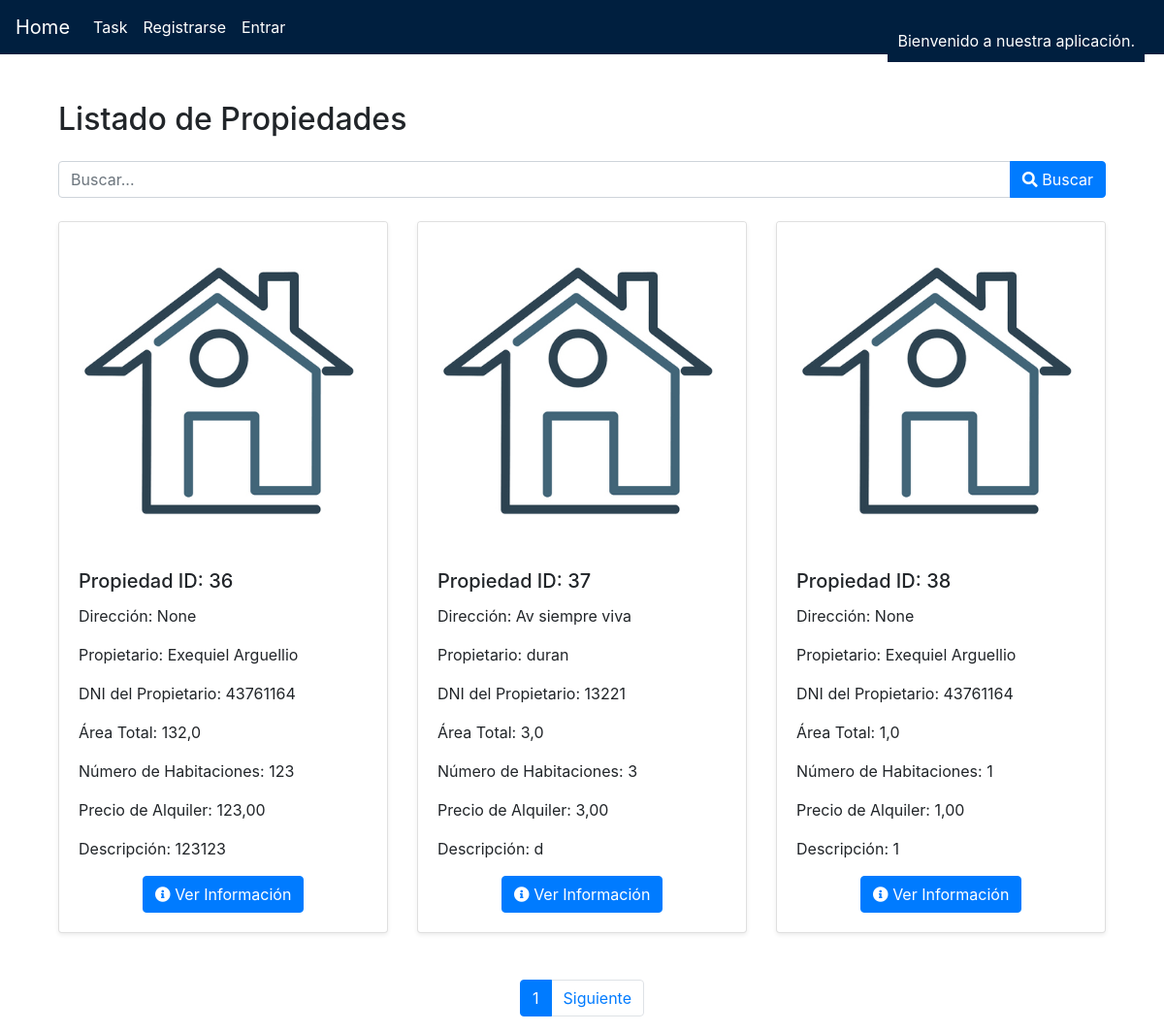
Before: /propiedades-clientes/ with the older database file.
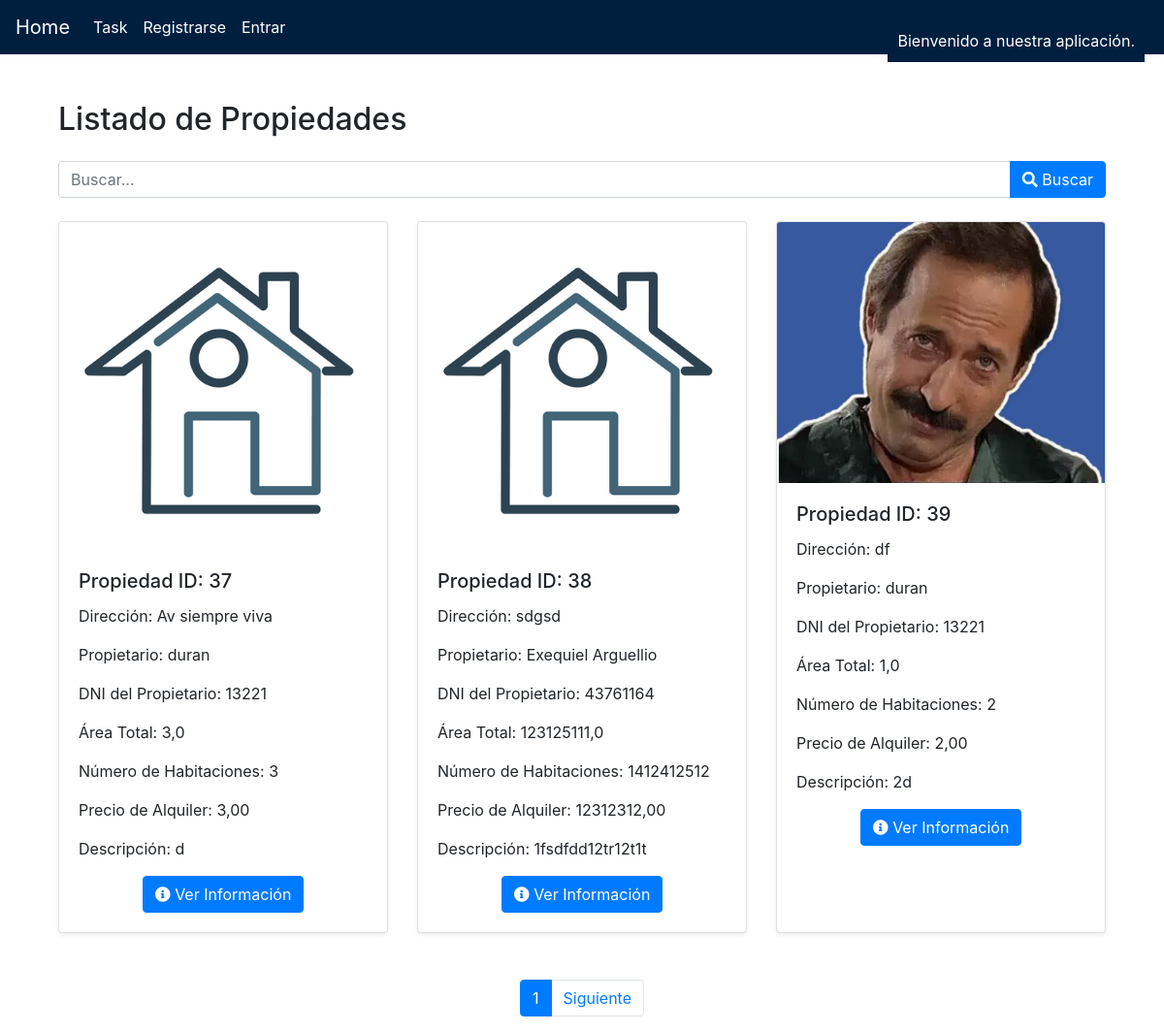
After: the same page with the newer database file.
### tasks/models.py (models this page shows)
class Propiedades(models.Model):
    ID_prop = models.AutoField(primary_key=True)
    cliente = models.ForeignKey(Cliente, on_delete=models.CASCADE)
    area_total = models.FloatField()
    nro_habitaciones = models.IntegerField()
    precio_alq = models.DecimalField(max_digits=10, decimal_places=2)
    descripcion = models.TextField()
    direccion = models.CharField(max_length=255, null=True, blank=True)
    foto1 = models.ImageField(upload_to='propiedades/fotos/', null=True, blank=True, default='propiedades/fotos/default.jpg')
    foto2 = models.ImageField(upload_to='propiedades/fotos/', null=True, blank=True, default='propiedades/fotos/default.jpg')
    foto3 = models.ImageField(upload_to='propiedades/fotos/', null=True, blank=True, default='propiedades/fotos/default.jpg')

class Cliente(models.Model):
    dni = models.CharField(max_length=50, primary_key=True)
    nombre_cliente = models.CharField(max_length=200)
    tel_cliente = models.CharField(max_length=50)
    email_cliente = models.EmailField()
    direccion_cliente = models.CharField(max_length=300)

### tasks/views.py (the view)
# urls.py: path('propiedades-clientes/', views.propiedades_clientes_todas, name='propiedades_clientes_todas'),
def propiedades_clientes_todas(request):
    search_query = request.GET.get('search', '')
    if search_query:
        propiedades = Propiedades.objects.select_related('cliente').filter(
            Q(direccion__icontains=search_query) |
            Q(cliente__nombre_cliente__icontains=search_query) |
            Q(cliente__dni__icontains=search_query)
        )
    else:
        propiedades = Propiedades.objects.select_related('cliente').all()
    for propiedad in propiedades:
        propiedad.lista_imagenes = [propiedad.foto1, propiedad.foto2, propiedad.foto3]
    paginator = Paginator(propiedades, 3)  # 10 propiedades por página
    page_number = request.GET.get('page')
    page_obj = paginator.get_page(page_number)
    return render(request, 'propiedades_clientes.html', {'propiedades': page_obj})

### tasks/templates/propiedades_clientes.html (shortened to what this page needs)
{% extends "base.html" %}
{% load static %}
{% block content %}
<link href="https://maxcdn.bootstrapcdn.com/bootstrap/4.5.2/css/bootstrap.min.css" rel="stylesheet">
<link rel="stylesheet" href="https://cdnjs.cloudflare.com/ajax/libs/font-awesome/5.15.3/css/all.min.css">
<link rel="stylesheet" href="https://cdnjs.cloudflare.com/ajax/libs/animate.css/4.1.1/animate.min.css"/>
<link rel="stylesheet" href="https://cdnjs.cloudflare.com/ajax/libs/fancybox/3.5.7/jquery.fancybox.min.css" />
<div class="container mt-5">
    <div class="row">
        <div class="col-md-12">
            <h2 class="mb-4 animate__animated animate__fadeIn">Listado de Propiedades</h2>
            <form method="get" class="mb-4">
                <div class="input-group">
                    <input type="text" class="form-control" name="search" placeholder="Buscar...">
                    <div class="input-group-append">
                        <button type="submit" class="btn btn-primary"><i class="fas fa-search"></i> Buscar</button>
                    </div>
                </div>
            </form>
            <div class="row">
                {% for propiedad in propiedades %}
                <div class="col-md-4 mb-4 animate__animated animate__fadeInUp">
                    <div class="card h-100 shadow-sm">
                        {% if propiedad.foto1 %}
                            <a href="{{ propiedad.foto1.url }}" data-fancybox="gallery{{ propiedad.ID_prop }}" data-caption="Foto 1">
                                <img src="{{ propiedad.foto1.url }}" alt="Foto 1" class="card-img-top img-fluid">
                            </a>
                        {% else %}
                            <a href="{% static 'propiedades/fotos/default.jpg' %}" data-fancybox="gallery{{ propiedad.ID_prop }}" data-caption="Foto por defecto">
                                <img src="{% static 'propiedades/fotos/default.jpg' %}" alt="Foto por defecto" class="card-img-top img-fluid">
                            </a>
                        {% endif %}
                        <div class="card-body">
                            <h5 class="card-title">Propiedad ID: {{ propiedad.ID_prop }}</h5>
                            <p class="card-text">Dirección: {{ propiedad.direccion }}</p>
                            <p class="card-text">Propietario: {{ propiedad.cliente.nombre_cliente }}</p>
                            <p class="card-text">DNI del Propietario: {{ propiedad.cliente.dni }}</p>
                            <p class="card-text">Área Total: {{ propiedad.area_total }}</p>
                            <p class="card-text">Número de Habitaciones: {{ propiedad.nro_habitaciones }}</p>
                            <p class="card-text">Precio de Alquiler: {{ propiedad.precio_alq }}</p>
                            <p class="card-text">Descripción: {{ propiedad.descripcion }}</p>
                            <div class="text-center">
                                <a href="#" class="btn btn-primary" data-toggle="modal" data-target="#infoModal{{ propiedad.ID_prop }}">
                                    <i class="fas fa-info-circle"></i> Ver Información
                                </a>
                            </div>
                        </div>
                    </div>
                </div>
                {% endfor %}
            </div>
            <div class="d-flex justify-content-center mt-4">
                <nav aria-label="Page navigation">
                    <ul class="pagination">
                        <li class="page-item active"><span class="page-link">{{ propiedades.number }}</span></li>
                        {% if propiedades.has_next %}
                            <li class="page-item"><a class="page-link" href="?page={{ propiedades.next_page_number }}">Siguiente</a></li>
                        {% endif %}
                    </ul>
                </nav>
            </div>
        </div>
    </div>
</div>
{% endblock %}

### tasks/templates/base.html (shortened to what this page needs)
<!DOCTYPE html>
<html lang="en">
<head>
    <link rel="stylesheet" href="https://maxcdn.bootstrapcdn.com/bootstrap/4.5.2/css/bootstrap.min.css">
</head>
<body>
    <nav class="navbar navbar-expand-lg navbar-custom">
        <a class="navbar-brand" href="/">Home</a>
        <div class="collapse navbar-collapse" id="navbarNav">
            <ul class="navbar-nav">
                <li class="nav-item">
                    <a class="nav-link" href="/tasks">Task</a>
                </li>
                {% if user.is_authenticated %}
                <li class="nav-item">
                    <a class="nav-link" href=""></a>
                </li>
                <li class="nav-item">
                    <a class="nav-link" href="/clientes">Clientes</a>
                </li>
                <li class="nav-item">
                    <a class="nav-link" href="{% url 'propiedades_clientes_todas' %}">Propiedades de clientes</a>
                </li>
                <li class="nav-item">
                    <a class="nav-link" href="/salir">Salir</a>
                </li>
                {% else %}
                <li class="nav-item">
                    <a class="nav-link" href="/signup">Registrarse</a>
                </li>
                <li class="nav-item">
                    <a class="nav-link" href="/login">Entrar</a>
                </li>
                {% endif %}
            </ul>
        </div>
    </nav>
    <div class="container">
        {% block content %}
        {% endblock %}
    </div>
</body>
</html>

### tasks/templates/base.html (style rules this page uses)
.navbar-custom { background-color: #001f3f; color: #fff; }
.navbar-custom .navbar-brand, .navbar-custom .nav-link { color: #fff !important; }
body { background-color: #fff; color: #001f3f; }

Changed rows visible on the page:
removed Propiedades: foto1 (placeholder picture), ID_prop "36", direccion "None", cliente.nombre_cliente "Exequiel Arguellio", cliente.dni "43761164", area_total "132,0", nro_habitaciones "123", precio_alq "123,00", descripcion "123123"
changed Propiedades "Exequiel Arguellio": direccion "None" → "sdgsd"; area_total "1,0" → "123125111,0"; nro_habitaciones "1" → "1412412512"; precio_alq "1,00" → "12312312,00"; descripcion "1" → "1fsdfdd12tr12t1t"
now on this page (row unchanged): Propiedades: foto1 (picture), ID_prop "39", direccion "df", cliente.nombre_cliente "duran", cliente.dni "13221", area_total "1,0", nro_habitaciones "2", precio_alq "2,00", descripcion "2d"
